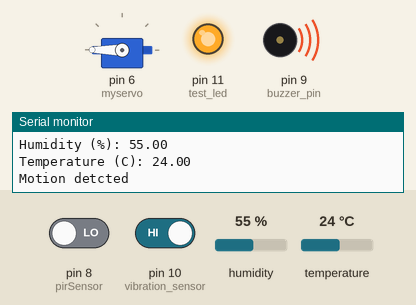
Simulated run of this sketch. Board: Arduino Uno, built with avr-gcc and run on an emulated ATmega328P. Parts: servo, output pins drawn as LEDs (lit = HIGH), buzzer (waves = sounding, pin HIGH), the last lines printed to the serial monitor. The test bench sets the inputs (shaded band); at power-on: pin 8 (pirSensor) LOW, pin 10 (vibration_sensor) HIGH, humidity 55 %, temperature 24 °C.

Above: at 1.2 s.
1.3 s: pin 8 (pirSensor) driven HIGH and pin 10 (vibration_sensor) driven LOW
At 1.7 s:
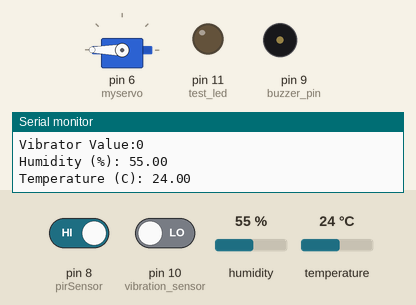
2.9 s: pin 8 (pirSensor) driven LOW
At 3.8 s:
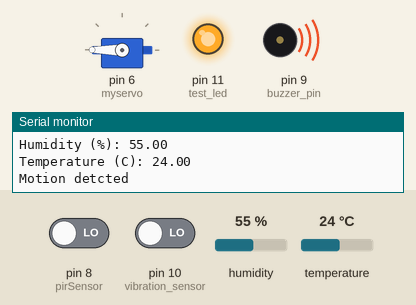
5.9 s: pin 8 (pirSensor) driven HIGH
At 6.9 s:
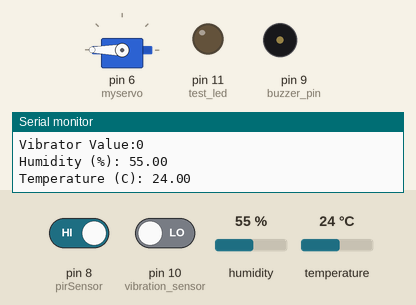
Timing chart, 0 to 8.9 s (numbered marks = the images above; inputs shaded):
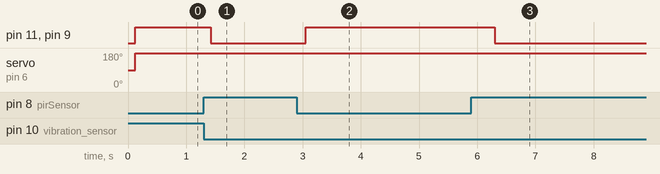

Measured:
- after the input at 1.3 s, pin 11 (test_led), pin 9 (buzzer_pin): HIGH → LOW after 0.13 s
- after the input at 2.9 s, pin 11 (test_led), pin 9 (buzzer_pin): LOW → HIGH after 0.15 s
- after the input at 5.9 s, pin 11 (test_led), pin 9 (buzzer_pin): HIGH → LOW after 0.40 s

The sketch:

security_system.ino
```cpp
// BY MANISH :)
#include <dht11.h>
#include<Servo.h>
#define DHT11PIN 4
Servo myservo;
int test_led = 11;

int vibration_sensor =10;

int buzzer_pin = 9;
int pirSensor = 8;
dht11 DHT11;

void setup() {
pinMode(test_led,OUTPUT);
pinMode(pirSensor, INPUT);
pinMode(buzzer_pin, OUTPUT);
pinMode(vibration_sensor,INPUT);
myservo.attach(6);
Serial.begin(9600);

}

int dht_data()
{
Serial.println();

int chk = DHT11.read(DHT11PIN);

Serial.print("Humidity (%): ");
Serial.println((float)DHT11.humidity, 2);

Serial.print("Temperature (C): ");
Serial.println((float)DHT11.temperature, 2);

delay(100);

}

void loop()
{
int sensorValue = digitalRead(pirSensor);
Serial.print("Sensor value:");
Serial.println(sensorValue);
int vibrationValue = digitalRead(vibration_sensor);
Serial.print("Vibrator Value:");
Serial.println(vibrationValue);
if( sensorValue==1 && vibrationValue==0 )
{
dht_data();
Serial.println("NO Motion detcted\n");
digitalWrite(buzzer_pin,LOW);
digitalWrite(test_led,LOW);
// myservo.write(0);
delay(100);
Serial.println("Motor is stop\n");
delay(100);

}
else if( sensorValue==0 || vibrationValue==1 )
{
dht_data();
Serial.println("Motion detcted \n"); // for motion detect
digitalWrite(buzzer_pin,HIGH); // for buzzer
digitalWrite(test_led,HIGH);
myservo.write(200);
delay(100);
Serial.println("Motor is running\n");
delay(100);

}
}
```
